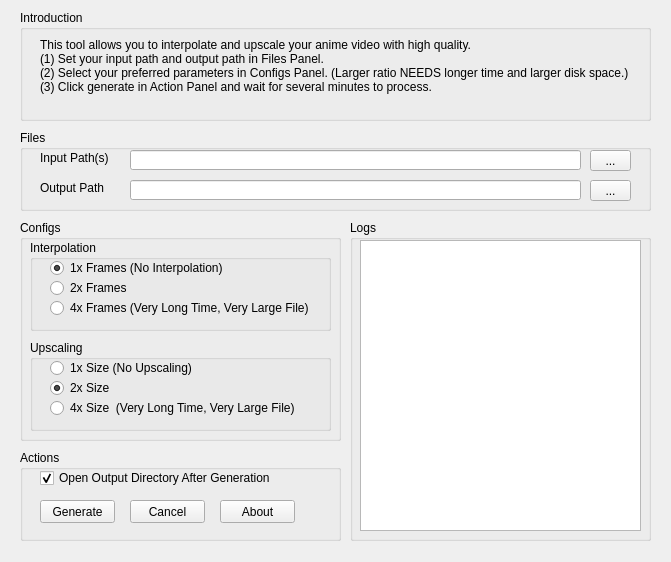
<?xml version="1.0" encoding="UTF-8"?>
<ui version="4.0">
 <class>MainWindow</class>
 <widget class="QMainWindow" name="MainWindow">
  <property name="geometry">
   <rect>
    <x>0</x>
    <y>0</y>
    <width>671</width>
    <height>562</height>
   </rect>
  </property>
  <property name="windowTitle">
   <string>Anime2x - AI-powered Anime Video Enhancer</string>
  </property>
  <widget class="QWidget" name="centralwidget">
   <widget class="QGroupBox" name="Files">
    <property name="geometry">
     <rect>
      <x>20</x>
      <y>130</y>
      <width>631</width>
      <height>81</height>
     </rect>
    </property>
    <property name="title">
     <string>Files</string>
    </property>
    <widget class="QLabel" name="OutputPath">
     <property name="geometry">
      <rect>
       <x>20</x>
       <y>50</y>
       <width>71</width>
       <height>16</height>
      </rect>
     </property>
     <property name="text">
      <string>Output Path</string>
     </property>
    </widget>
    <widget class="QLineEdit" name="InputEdit">
     <property name="geometry">
      <rect>
       <x>110</x>
       <y>20</y>
       <width>451</width>
       <height>20</height>
      </rect>
     </property>
    </widget>
    <widget class="QLineEdit" name="OutputEdit">
     <property name="geometry">
      <rect>
       <x>110</x>
       <y>50</y>
       <width>451</width>
       <height>20</height>
      </rect>
     </property>
     <property name="text">
      <string/>
     </property>
    </widget>
    <widget class="QLabel" name="InputPath">
     <property name="geometry">
      <rect>
       <x>20</x>
       <y>20</y>
       <width>71</width>
       <height>16</height>
      </rect>
     </property>
     <property name="text">
      <string>Input Path(s)</string>
     </property>
    </widget>
    <widget class="QToolButton" name="InputButton">
     <property name="geometry">
      <rect>
       <x>570</x>
       <y>20</y>
       <width>41</width>
       <height>21</height>
      </rect>
     </property>
     <property name="text">
      <string>...</string>
     </property>
    </widget>
    <widget class="QToolButton" name="OutputButton">
     <property name="geometry">
      <rect>
       <x>570</x>
       <y>50</y>
       <width>41</width>
       <height>21</height>
      </rect>
     </property>
     <property name="text">
      <string>...</string>
     </property>
    </widget>
   </widget>
   <widget class="QGroupBox" name="Configs">
    <property name="geometry">
     <rect>
      <x>20</x>
      <y>220</y>
      <width>321</width>
      <height>221</height>
     </rect>
    </property>
    <property name="title">
     <string>Configs</string>
    </property>
    <widget class="QGroupBox" name="Interpolation">
     <property name="geometry">
      <rect>
       <x>10</x>
       <y>20</y>
       <width>301</width>
       <height>91</height>
      </rect>
     </property>
     <property name="title">
      <string>Interpolation</string>
     </property>
     <widget class="QRadioButton" name="inter_ratio4">
      <property name="geometry">
       <rect>
        <x>20</x>
        <y>60</y>
        <width>261</width>
        <height>16</height>
       </rect>
      </property>
      <property name="text">
       <string>4x Frames (Very Long Time, Very Large File)</string>
      </property>
     </widget>
     <widget class="QRadioButton" name="inter_ratio1">
      <property name="geometry">
       <rect>
        <x>20</x>
        <y>20</y>
        <width>261</width>
        <height>16</height>
       </rect>
      </property>
      <property name="text">
       <string>1x Frames (No Interpolation)</string>
      </property>
      <property name="checked">
       <bool>true</bool>
      </property>
     </widget>
     <widget class="QRadioButton" name="inter_ratio2">
      <property name="geometry">
       <rect>
        <x>20</x>
        <y>40</y>
        <width>271</width>
        <height>16</height>
       </rect>
      </property>
      <property name="text">
       <string>2x Frames</string>
      </property>
      <property name="checked">
       <bool>false</bool>
      </property>
     </widget>
    </widget>
    <widget class="QGroupBox" name="Upscaling">
     <property name="geometry">
      <rect>
       <x>10</x>
       <y>120</y>
       <width>301</width>
       <height>91</height>
      </rect>
     </property>
     <property name="title">
      <string>Upscaling</string>
     </property>
     <widget class="QRadioButton" name="up_ratio2">
      <property name="geometry">
       <rect>
        <x>20</x>
        <y>40</y>
        <width>261</width>
        <height>16</height>
       </rect>
      </property>
      <property name="text">
       <string>2x Size</string>
      </property>
      <property name="checked">
       <bool>true</bool>
      </property>
     </widget>
     <widget class="QRadioButton" name="up_ratio4">
      <property name="geometry">
       <rect>
        <x>20</x>
        <y>60</y>
        <width>271</width>
        <height>16</height>
       </rect>
      </property>
      <property name="text">
       <string>4x Size  (Very Long Time, Very Large File)</string>
      </property>
     </widget>
     <widget class="QRadioButton" name="up_ratio1">
      <property name="geometry">
       <rect>
        <x>20</x>
        <y>20</y>
        <width>261</width>
        <height>16</height>
       </rect>
      </property>
      <property name="text">
       <string>1x Size (No Upscaling)</string>
      </property>
      <property name="checked">
       <bool>false</bool>
      </property>
     </widget>
    </widget>
   </widget>
   <widget class="QGroupBox" name="Introduction">
    <property name="geometry">
     <rect>
      <x>20</x>
      <y>10</y>
      <width>631</width>
      <height>111</height>
     </rect>
    </property>
    <property name="title">
     <string>Introduction</string>
    </property>
    <widget class="QLabel" name="description">
     <property name="geometry">
      <rect>
       <x>20</x>
       <y>10</y>
       <width>601</width>
       <height>91</height>
      </rect>
     </property>
     <property name="text">
      <string>This tool allows you to interpolate and upscale your anime video with high quality.
(1) Set your input path and output path in Files Panel. 
(2) Select your preferred parameters in Configs Panel. (Larger ratio NEEDS longer time and larger disk space.)
(3) Click generate in Action Panel and wait for several minutes to process. </string>
     </property>
     <property name="textFormat">
      <enum>Qt::AutoText</enum>
     </property>
     <property name="scaledContents">
      <bool>false</bool>
     </property>
     <property name="wordWrap">
      <bool>true</bool>
     </property>
     <property name="openExternalLinks">
      <bool>true</bool>
     </property>
    </widget>
   </widget>
   <widget class="QGroupBox" name="Actions">
    <property name="geometry">
     <rect>
      <x>20</x>
      <y>450</y>
      <width>321</width>
      <height>91</height>
     </rect>
    </property>
    <property name="title">
     <string>Actions</string>
    </property>
    <widget class="QPushButton" name="Generate">
     <property name="geometry">
      <rect>
       <x>20</x>
       <y>50</y>
       <width>75</width>
       <height>23</height>
      </rect>
     </property>
     <property name="text">
      <string>Generate</string>
     </property>
    </widget>
    <widget class="QPushButton" name="Cancel">
     <property name="geometry">
      <rect>
       <x>110</x>
       <y>50</y>
       <width>75</width>
       <height>23</height>
      </rect>
     </property>
     <property name="text">
      <string>Cancel</string>
     </property>
    </widget>
    <widget class="QCheckBox" name="OpenImage">
     <property name="geometry">
      <rect>
       <x>20</x>
       <y>20</y>
       <width>251</width>
       <height>16</height>
      </rect>
     </property>
     <property name="text">
      <string>Open Output Directory After Generation</string>
     </property>
     <property name="checked">
      <bool>true</bool>
     </property>
    </widget>
    <widget class="QPushButton" name="About">
     <property name="geometry">
      <rect>
       <x>200</x>
       <y>50</y>
       <width>75</width>
       <height>23</height>
      </rect>
     </property>
     <property name="text">
      <string>About</string>
     </property>
    </widget>
   </widget>
   <widget class="QGroupBox" name="Logs">
    <property name="geometry">
     <rect>
      <x>350</x>
      <y>220</y>
      <width>301</width>
      <height>321</height>
     </rect>
    </property>
    <property name="title">
     <string>Logs</string>
    </property>
    <widget class="QTextBrowser" name="textBrowser">
     <property name="geometry">
      <rect>
       <x>10</x>
       <y>20</y>
       <width>281</width>
       <height>291</height>
      </rect>
     </property>
    </widget>
   </widget>
  </widget>
 </widget>
 <resources/>
 <connections/>
</ui>
